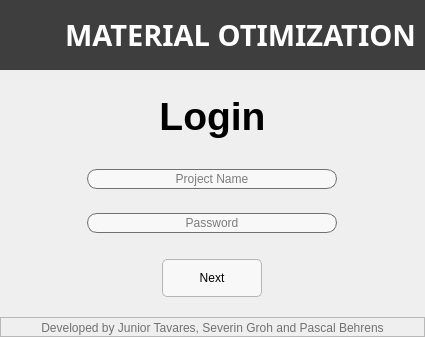
      <widget class="QWidget" name="page_login">
       <property name="styleSheet">
        <string notr="true">/* QLabel and QLineEdit*/
#lineEdit_password, #lineEdit_project_name {
color: rgb(0, 0, 0);
background-color: rgba(255, 255, 255, 150);
border-radius: 10px;
border: 1px solid rgb(113, 113, 113);}

/* QPushButton*/
#button_login_next_page {
background-color: rgb(248, 248, 248);
border: 1px solid rgb(182, 182, 182);
border-radius: 5px}

#button_login_next_page:hover {
background-color: qradialgradient(spread:pad, cx:0.5, cy:0.5, radius:0.5, fx:0.5, fy:0.5, stop:0 rgba(60, 130, 240, 255), stop:1 rgba(70, 110, 187, 255));}

#button_login_next_page:pressed {
background-color: qradialgradient(spread:pad, cx:0.5, cy:0.5, radius:0.5, fx:0.5, fy:0.5, stop:0 rgba(30, 166, 240, 255), stop:1 rgba(40, 122, 187, 255));}</string>
       </property>
       <layout class="QVBoxLayout" name="verticalLayout_18">
        <property name="spacing">
         <number>0</number>
        </property>
        <property name="leftMargin">
         <number>0</number>
        </property>
        <property name="topMargin">
         <number>0</number>
        </property>
        <property name="rightMargin">
         <number>0</number>
        </property>
        <property name="bottomMargin">
         <number>0</number>
        </property>
        <item>
         <widget class="QFrame" name="frame_29">
          <property name="minimumSize">
           <size>
            <width>0</width>
            <height>70</height>
           </size>
          </property>
          <property name="maximumSize">
           <size>
            <width>16777215</width>
            <height>70</height>
           </size>
          </property>
          <property name="styleSheet">
           <string notr="true">background-color: rgb(62, 62, 62);</string>
          </property>
          <property name="frameShape">
           <enum>QFrame::Shape::NoFrame</enum>
          </property>
          <property name="frameShadow">
           <enum>QFrame::Shadow::Raised</enum>
          </property>
          <layout class="QHBoxLayout" name="horizontalLayout_15">
           <item>
            <widget class="QLabel" name="icon_interface_3">
             <property name="minimumSize">
              <size>
               <width>50</width>
               <height>50</height>
              </size>
             </property>
             <property name="maximumSize">
              <size>
               <width>50</width>
               <height>50</height>
              </size>
             </property>
             <property name="text">
              <string/>
             </property>
             <property name="pixmap">
              <pixmap resource="icons.qrc">:/folder1/Icons/programmer.png</pixmap>
             </property>
             <property name="scaledContents">
              <bool>true</bool>
             </property>
            </widget>
           </item>
           <item>
            <widget class="QLabel" name="interface_name_3">
             <property name="font">
              <font>
               <family>Yu Gothic UI Semibold</family>
               <pointsize>22</pointsize>
               <bold>true</bold>
              </font>
             </property>
             <property name="styleSheet">
              <string notr="true">color: rgb(255, 255, 255);</string>
             </property>
             <property name="text">
              <string>MATERIAL OTIMIZATION</string>
             </property>
             <property name="alignment">
              <set>Qt::AlignmentFlag::AlignLeading|Qt::AlignmentFlag::AlignLeft|Qt::AlignmentFlag::AlignVCenter</set>
             </property>
            </widget>
           </item>
          </layout>
         </widget>
        </item>
        <item>
         <widget class="QFrame" name="frame_22">
          <property name="maximumSize">
           <size>
            <width>16777215</width>
            <height>16777215</height>
           </size>
          </property>
          <property name="frameShape">
           <enum>QFrame::Shape::NoFrame</enum>
          </property>
          <property name="frameShadow">
           <enum>QFrame::Shadow::Plain</enum>
          </property>
          <property name="lineWidth">
           <number>0</number>
          </property>
          <layout class="QHBoxLayout" name="horizontalLayout_62">
           <item>
            <widget class="QFrame" name="frame_23">
             <property name="maximumSize">
              <size>
               <width>465</width>
               <height>300</height>
              </size>
             </property>
             <property name="styleSheet">
              <string notr="true"/>
             </property>
             <property name="frameShape">
              <enum>QFrame::Shape::NoFrame</enum>
             </property>
             <property name="frameShadow">
              <enum>QFrame::Shadow::Raised</enum>
             </property>
             <layout class="QVBoxLayout" name="verticalLayout_15">
              <property name="spacing">
               <number>6</number>
              </property>
              <property name="leftMargin">
               <number>0</number>
              </property>
              <property name="topMargin">
               <number>0</number>
              </property>
              <property name="rightMargin">
               <number>0</number>
              </property>
              <property name="bottomMargin">
               <number>0</number>
              </property>
              <item>
               <widget class="QFrame" name="frame_24">
                <property name="minimumSize">
                 <size>
                  <width>0</width>
                  <height>75</height>
                 </size>
                </property>
                <property name="maximumSize">
                 <size>
                  <width>16777215</width>
                  <height>75</height>
                 </size>
                </property>
                <property name="styleSheet">
                 <string notr="true"/>
                </property>
                <property name="frameShape">
                 <enum>QFrame::Shape::NoFrame</enum>
                </property>
                <property name="frameShadow">
                 <enum>QFrame::Shadow::Raised</enum>
                </property>
                <layout class="QVBoxLayout" name="verticalLayout_16">
                 <item>
                  <widget class="QLabel" name="label_14">
                   <property name="font">
                    <font>
                     <pointsize>29</pointsize>
                     <bold>true</bold>
                    </font>
                   </property>
                   <property name="text">
                    <string>Login</string>
                   </property>
                   <property name="alignment">
                    <set>Qt::AlignmentFlag::AlignCenter</set>
                   </property>
                  </widget>
                 </item>
                </layout>
               </widget>
              </item>
              <item>
               <widget class="QFrame" name="frame_26">
                <property name="frameShape">
                 <enum>QFrame::Shape::NoFrame</enum>
                </property>
                <property name="frameShadow">
                 <enum>QFrame::Shadow::Raised</enum>
                </property>
                <layout class="QHBoxLayout" name="horizontalLayout_13">
                 <item>
                  <widget class="QLineEdit" name="lineEdit_project_name">
                   <property name="minimumSize">
                    <size>
                     <width>0</width>
                     <height>20</height>
                    </size>
                   </property>
                   <property name="maximumSize">
                    <size>
                     <width>250</width>
                     <height>30</height>
                    </size>
                   </property>
                   <property name="alignment">
                    <set>Qt::AlignmentFlag::AlignCenter</set>
                   </property>
                   <property name="placeholderText">
                    <string>Project Name</string>
                   </property>
                  </widget>
                 </item>
                </layout>
               </widget>
              </item>
              <item>
               <widget class="QFrame" name="frame_30">
                <property name="frameShape">
                 <enum>QFrame::Shape::NoFrame</enum>
                </property>
                <property name="frameShadow">
                 <enum>QFrame::Shadow::Raised</enum>
                </property>
                <layout class="QHBoxLayout" name="horizontalLayout_11">
                 <item>
                  <widget class="QLineEdit" name="lineEdit_password">
                   <property name="minimumSize">
                    <size>
                     <width>0</width>
                     <height>20</height>
                    </size>
                   </property>
                   <property name="maximumSize">
                    <size>
                     <width>250</width>
                     <height>30</height>
                    </size>
                   </property>
                   <property name="echoMode">
                    <enum>QLineEdit::EchoMode::PasswordEchoOnEdit</enum>
                   </property>
                   <property name="alignment">
                    <set>Qt::AlignmentFlag::AlignCenter</set>
                   </property>
                   <property name="placeholderText">
                    <string>Password</string>
                   </property>
                  </widget>
                 </item>
                </layout>
               </widget>
              </item>
              <item>
               <widget class="QFrame" name="frame_28">
                <property name="minimumSize">
                 <size>
                  <width>0</width>
                  <height>60</height>
                 </size>
                </property>
                <property name="maximumSize">
                 <size>
                  <width>16777215</width>
                  <height>60</height>
                 </size>
                </property>
                <property name="frameShape">
                 <enum>QFrame::Shape::NoFrame</enum>
                </property>
                <property name="frameShadow">
                 <enum>QFrame::Shadow::Plain</enum>
                </property>
                <layout class="QHBoxLayout" name="horizontalLayout_14">
                 <item>
                  <widget class="QPushButton" name="button_login_next_page">
                   <property name="minimumSize">
                    <size>
                     <width>100</width>
                     <height>38</height>
                    </size>
                   </property>
                   <property name="maximumSize">
                    <size>
                     <width>100</width>
                     <height>38</height>
                    </size>
                   </property>
                   <property name="styleSheet">
                    <string notr="true"/>
                   </property>
                   <property name="text">
                    <string>Next</string>
                   </property>
                  </widget>
                 </item>
                </layout>
               </widget>
              </item>
             </layout>
            </widget>
           </item>
          </layout>
         </widget>
        </item>
        <item>
         <widget class="QFrame" name="frame_97">
          <property name="maximumSize">
           <size>
            <width>16777215</width>
            <height>20</height>
           </size>
          </property>
          <property name="frameShape">
           <enum>QFrame::Shape::StyledPanel</enum>
          </property>
          <property name="frameShadow">
           <enum>QFrame::Shadow::Raised</enum>
          </property>
          <layout class="QVBoxLayout" name="verticalLayout_40">
           <property name="spacing">
            <number>0</number>
           </property>
           <property name="leftMargin">
            <number>0</number>
           </property>
           <property name="topMargin">
            <number>0</number>
           </property>
           <property name="rightMargin">
            <number>0</number>
           </property>
           <property name="bottomMargin">
            <number>0</number>
           </property>
           <item>
            <widget class="QLabel" name="label_15">
             <property name="minimumSize">
              <size>
               <width>0</width>
               <height>20</height>
              </size>
             </property>
             <property name="maximumSize">
              <size>
               <width>16777215</width>
               <height>20</height>
              </size>
             </property>
             <property name="styleSheet">
              <string notr="true">color: rgb(113, 113, 113);</string>
             </property>
             <property name="text">
              <string>Developed by Junior Tavares, Severin Groh and Pascal Behrens</string>
             </property>
             <property name="alignment">
              <set>Qt::AlignmentFlag::AlignCenter</set>
             </property>
            </widget>
           </item>
          </layout>
         </widget>
        </item>
       </layout>
      </widget>
